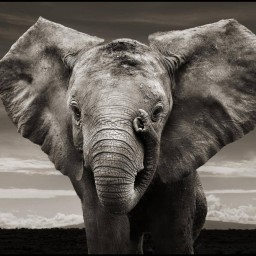
%> input picture Elephant.jpg, 256 x 256 px
$ octave Main.m   (GNU Octave 9; MATLAB toolbox functions it lacks are replaced by stand-ins)
%> lines starting %> are read from the running program, lines starting %| are printed output that depends on the picture
### ImagePreProcess.m
function [Ztres,r,c,m,n,minval,maxval]=ImagePreProcess(flagPicture)
%> called with flagPicture = 2

if flagPicture==1
    load trees
    Z=ind2gray(X(1:200,1:200),gray);
    figure;
    imshow(Z);
elseif flagPicture==2
    [X,map] = imread('Elephant.jpg');
%> X is the input picture: size 256x256x3 uint8; mean R, G, B 96.6, 90.6, 84.3
%> map = []
    Z=rgb2gray(X);

    figure;
    imshow(X, map);
    figure;
    imshow(Z);
end

%% take DCT in 8x8 blocks and quantize it into 8-bit numbers
fun = @dct2;
temp = blkproc(Z,[8 8],fun);
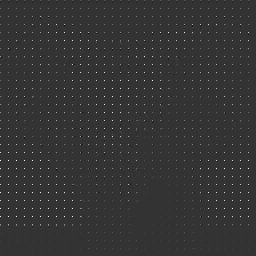
%> temp: size 256x256 double; min -418.3, max 1639.3, mean 11.5; drawn with min black and max white
% scale DCT to [0,1]
minval = min(min(temp));
%> minval = -418.3
maxval = max(max(temp));
%> maxval = 1639.3
xformed = (temp-minval)/(maxval-minval);
% quantize DCT coefficients to 256 levels
Zt=im2uint8(xformed);

%%%%%%%%%% CONVERSION TO A BIT STREAM %%%%%%%%%%%%%%%%

%% reshape DCT into 8x8 blocks for ease of transmission
[m, n] = size(Zt);
%> m = 256; n = 256
r=floor(m/8); c=floor(n/8);
%> after `r=floor(m/8)`: r = 32
%> after `c=floor(n/8)`: c = 32
Ztres = reshape(permute(reshape(Zt,8,r,8,c), [1 3 2 4]), 8,8,r*c);

end

### Modulation.m
function [symbols] = Modulation(bits, flag)

T = 1;
ts = T/32;
t = ts:ts:T;
A = 1/1.414;

lent = length(t);

ind0 = find(bits==0);
ind1 = find(bits==1);

if flag == 1
    % half-sine pulse shaping function
    for i = 1:1:length(ind0)
        ind = ind0(i)-1;
        symbols(ind*lent+1:(ind+1)*lent,1) = -sin(pi*t/T);
    end

    for i = 1:1:length(ind1)
        ind = ind1(i)-1;
        symbols(ind*lent+1:(ind+1)*lent,1) = sin(pi*t/T);
    end

elseif flag == 2
    alpha = 0.5;

    for K = 2:1:6
        t = -K*T+ts:ts:K*T;
        xt = (sin(pi*t/T*(1-alpha))+4*alpha*t/T.*cos(pi*t/T*(1+alpha)))./(pi*t/T.*(1-(4*alpha*t/T).^2));
        xt(find(t==0))=1-alpha+4*alpha/pi;
        xt(find(abs(t)==T/(4*alpha)))=alpha/sqrt(2)*((1+2/pi)*sin(pi/(4*alpha))+(1-2/pi)*cos(pi/(4*alpha)));
        f = -(1+alpha)/(2*T):ts:(1+alpha)/(2*T);
        fedge1 = (1-alpha)/(2*T):ts:(1+alpha)/(2*T);
        fedge2 = -(1+alpha)/(2*T):ts:-(1-alpha)/(2*T);
        xf(find(abs(f)<=(1-alpha)/(2*T)))=sqrt(T);
        xf(find(and(f<=(1+alpha)/(2*T), f>=(1-alpha)/(2*T))))=sqrt(T)*cos(pi*T/(2*alpha)*(abs(fedge1)-(1-alpha)/(2*T)));
        xf(find(and(f<=-(1-alpha)/(2*T), f>=-(1+alpha)/(2*T))))=sqrt(T)*cos(pi*T/(2*alpha)*(abs(fedge2)-(1-alpha)/(2*T)));
    end

    xt = A*xt;

    t = T-K*T+ts:ts:T+K*T;
    xrt = xt;

    xtRC = conv(xt, xrt)*2*K*T/length(t);

    abits(ind1) = 1;
    abits(ind0) = -1;

    % half-sine pulse shaping function
    for i = 1:1:length(abits)
        symb = zeros(1, 32);
        for j = -K+1:1:K
            if and(i-j > 0, i-j < length(abits)+1)
                kkk = abits(i-j);
                ppp = xt(((j+K-1)*T)/ts+1:((j+K)*T)/ts);
                symb = symb + kkk*ppp;
            end
        end
        symbols((i-1)*32+1:i*32) = symb;
    end
end

end

### Noise.m
function [recsignal] = Noise(chansymb, delta)

sz = size(chansymb);
noise = delta*randn(sz);
recsignal = chansymb + noise;

end

### MatchedFilter.m
function [ bitStreamFilter, MatchFilt, SNR] = MatchedFilter ( check, bitStreamChannel, T, K, A, alpha, ts, delta )

A = 1/1.414;
%HALF-SINE ****************************************************************
if check==1
    t=ts:ts:1; %We start at 1/fs so that we have 32 time-stamps
    for k=1:length(t)
        MatchFilt(k)=sin(pi/T*(T-t(k))); %Creating the Matched filter "signal"
    end
    bitStreamFilter=conv(bitStreamChannel,MatchFilt);
end
%RAISED-COSINE*************************************************************
if check==2

    for K = 2:1:6
        t = -K*T+ts:ts:K*T;
        xt = (sin(pi*t/T*(1-alpha))+4*alpha*t/T.*cos(pi*t/T*(1+alpha)))./(pi*t/T.*(1-(4*alpha*t/T).^2));
        xt(find(t==0))=1-alpha+4*alpha/pi;
        xt(find(abs(t)==T/(4*alpha)))=alpha/sqrt(2)*((1+2/pi)*sin(pi/(4*alpha))+(1-2/pi)*cos(pi/(4*alpha)));
        f = -(1+alpha)/(2*T):ts:(1+alpha)/(2*T);
        fedge1 = (1-alpha)/(2*T):ts:(1+alpha)/(2*T);
        fedge2 = -(1+alpha)/(2*T):ts:-(1-alpha)/(2*T);
        xf(find(abs(f)<=(1-alpha)/(2*T)))=sqrt(T);
        xf(find(and(f<=(1+alpha)/(2*T), f>=(1-alpha)/(2*T))))=sqrt(T)*cos(pi*T/(2*alpha)*(abs(fedge1)-(1-alpha)/(2*T)));
        xf(find(and(f<=-(1-alpha)/(2*T), f>=-(1+alpha)/(2*T))))=sqrt(T)*cos(pi*T/(2*alpha)*(abs(fedge2)-(1-alpha)/(2*T)));
    end
    %Matched filter output-------------------------------------------------
    MatchFilt = A*xt;
    bitStreamFilter=conv(bitStreamChannel,MatchFilt);
end

if delta~=0
    Power = bitStreamFilter.^2;
    totalP = sum(Power);
    SNR = 10*log(totalP/length(Power)/delta^2);
else
    SNR=0;
end


end

### Equalizer.m
function [equalSig] = Equalizer ( mstream, b, a, delta, flagEqualizer, flagPulseShape)

if flagEqualizer == 1
    h = a;
    lenh = length(h);
    lenm = length(mstream);
    hfft = fft(h, 2*(lenm+lenh));

    Qmmse = conj(hfft)./((abs(hfft)).^2);
    if flagPulseShape==1
        Qmmse = Qmmse(:);
    end

    streamfft = fft(mstream, 2*(lenm+lenh));
    equalSig = ifft(streamfft.*Qmmse);

    equalSig = equalSig(1:length(mstream));

elseif flagEqualizer == 2
    h = a;
    lenh = length(h);
    lenm = length(mstream);
    hfft = fft(h, 2*(lenm+lenh));

    Qmmse = conj(hfft)./((abs(hfft)).^2+2*delta^2);
    if flagPulseShape==1
        Qmmse = Qmmse(:);
    end

    streamfft = fft(mstream, 2*(lenm+lenh));
    equalSig = ifft(streamfft.*Qmmse);

    equalSig = equalSig(1:length(mstream));
end

end

### SamplingDetection.m
function [recbits] = SamplingDetection(equalSig, flag)

% sampling
len = length(equalSig);

if flag == 1
    N = (len-31)/32;
    offset = 31;
elseif flag == 2
    N = (len-383)/32;
    offset = 223;
end


for i = 1:1:N
    flg = equalSig(offset+32*(i-1));
    if  flg > 0
        recbits(i) = uint8(1);
    elseif flg < 0
        recbits(i) = uint8(-1);
    end
end

recbits = recbits';

end

### Bits2blocks.m
function [newZtres] = Bits2blocks(newZtres, recbits, Ns, Ne)

len = length(recbits);
bits2d = reshape(recbits, 8, len/8);
bits2d = bits2d';
blk1d = bi2de(bits2d, 2);
blk3d = reshape(blk1d, 8, 8, Ne-Ns+1);
newZtres(:,:,Ns:Ne) = blk3d;

end

### Blocks2bits.m
function [bits] = Blocks2bits(blocks, Ns, Ne)

blk3d = blocks(:,:,Ns:Ne);
blk1d = reshape(blk3d, 8*8*(Ne-Ns+1), 1);
bits2d = de2bi(blk1d, 8);
bits2dt = bits2d';
bits = bits2dt(:);

end

### Channel.m
function [ bitStreamChannel ] = Channel ( symbols, b, a )

bitStreamChannel = filter(b,a,symbols);

end

### FilterParameters.m
function [b a] = FilterParameters(flagChannel)

if flagChannel == 1
        b = [1];
        a = [1 zeros(1,31) 1/2 zeros(1,31) 3/4 zeros(1,31) -2/7 zeros(1,31)];
elseif flagChannel == 2
        b = [1];
        a = [0.5 zeros(1,31) 1 zeros(1,63) 0.63 zeros(1,159) 0.25...
           zeros(1,127) 0.16 zeros(1,415) 0.1 zeros(1,31)];
elseif flagChannel == 3
        b = [1];
        a = [1 zeros(1,31) 0.4365 zeros(1,31) 0.1905 zeros(1,31) 0.0832...
            zeros(1,63) 0.0158 zeros(1,63) 0.003 zeros(1,31)];
end

end

### Main.m
% MAIN SCRIPT

close all
clear all

N = 3;
flagPicture = 2;        % 1 - Trees; 2 - Elephant
flagPulseShape = 1;     % 1 - half-sine; 2 - SRRC
delta = 0.4;            % amount of noise
flagEqualizer = 2;      % 1 - ZF; 2 - MMSE
alpha = 0.5;            % roll-off factor
ts = 1/32;              % sample duration
T = 1;                  % period
K = 6 ;                 % truncation length
A = 1/1.414;            % normalization factor
flagChannel = 1;        % 1 - basic; 2 - outdoor; 3 - indoor

disp('****** Image pre-processing ******');
[Ztres,r,c,m,n,minval,maxval] = ImagePreProcess(flagPicture);
%> r = 32; c = 32; m = 256; n = 256; minval = -418.3; maxval = 1639.3

newZtres = uint8(zeros(size(Ztres)));

[b a] = FilterParameters(flagChannel);
%> the run ends on the next line

for ntr = 1:N:r*c
    [bits] = Blocks2bits(Ztres, ntr, min(ntr+N-1, r*c));
    [symbols] = Modulation(bits, flagPulseShape);
    [chansymb] = Channel(symbols, a, b);
    [recsignal] = Noise(chansymb, delta);
    [mstream, matchfilt, SNR] = MatchedFilter(flagPulseShape, recsignal, T, K, A, alpha, ts, delta);
    [equalSig] = Equalizer(mstream, b, a, delta, flagEqualizer, flagPulseShape);
    [recbits] = SamplingDetection(equalSig, flagPulseShape);
    [newZtres] = Bits2blocks(newZtres, recbits, ntr, min(ntr+N-1, r*c));
